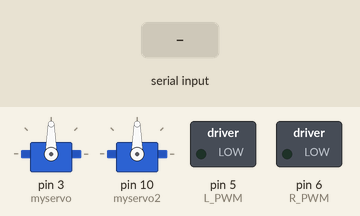
Bench run of a sketch on a simulated Arduino Uno, built with avr-gcc and run on an emulated ATmega328P. Parts: 2 × servo, switched loads named in the sketch (green lamp = pin HIGH). The inputs (shaded band) are chosen by the test bench.

Above: at 1.2 s.
1.3 s: "90,45\n" received over Serial
At 1.7 s:
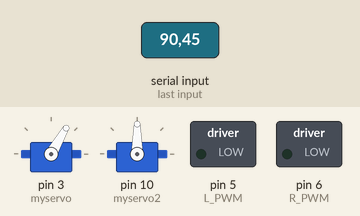
2.8 s: "30,150\n" received over Serial
At 4.0 s:
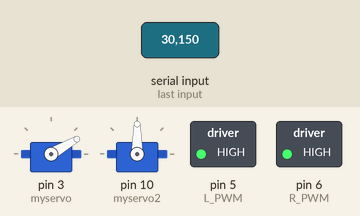
4.3 s: "4\n" received over Serial
At 5.1 s:
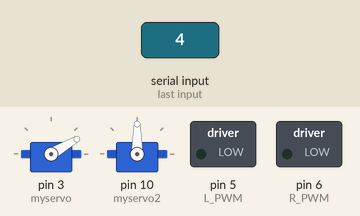
5.8 s: "0\n" received over Serial
At 6.2 s:
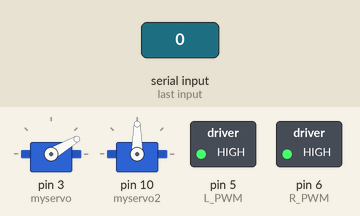
Timing chart, 0 to 8.3 s (numbered marks = the images above; inputs shaded):
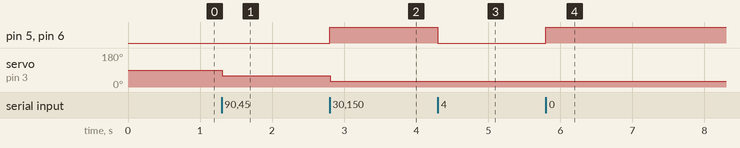

The sketch:

motorcontrol.ino
```cpp
// H-Bridge motor driver pins
#define    L_CTRL1   2
#define    L_CTRL2   4
#define    L_PWM     5

#define    R_CTRL1   7
#define    R_CTRL2   8
#define    R_PWM     6

#include <Servo.h>

Servo myservo;
Servo myservo2;  // create servo object to control a servo

const int trigPin = A5;
const int echoPin = A4;

long duration;
int distance;

int inc = 90;
int inc2 = 90;


void setup() {
  myservo.attach(3);
  myservo2.attach(10);

  Serial.begin(9600);

  myservo.write(inc);
  myservo2.write(inc2);

  pinMode(trigPin, OUTPUT);
  pinMode(echoPin, INPUT);
}

void leftMotor(int motorPower)
{
    motorPower = constrain(motorPower, -255, 255);   // constrain motorPower to -255 to +255
    if(motorPower >= 0)
    {
        // spin CW
        digitalWrite(L_CTRL1, HIGH);
        digitalWrite(L_CTRL2, LOW);
        analogWrite(L_PWM, abs(motorPower));
    }
    else
    {
        // spin CCW
        digitalWrite(L_CTRL1, LOW);
        digitalWrite(L_CTRL2, HIGH);
        analogWrite(L_PWM, abs(motorPower));
    }
}

/*******************************************************************************/
void leftBrake()
{
    // setting both controls HIGH, shorts the motor out -- causing it to self brake.
    digitalWrite(L_CTRL1, HIGH);
    digitalWrite(L_CTRL2, HIGH);
    analogWrite(L_PWM, 0);
}
/*******************************************************************************/
void rightMotor(int motorPower)
{
    motorPower = constrain(motorPower, -255, 255);   // constrain motorPower to -255 to +255
    if(motorPower >= 0)
    {
        // spin CW
        digitalWrite(R_CTRL1, HIGH);
        digitalWrite(R_CTRL2, LOW);
        analogWrite(R_PWM, abs(motorPower));
    }
    else
    {
        // spin CCW
        digitalWrite(R_CTRL1, LOW);
        digitalWrite(R_CTRL2, HIGH);
        analogWrite(R_PWM, abs(motorPower));
    }
}

/*******************************************************************************/
void rightBrake()
{
    // setting both controls HIGH, shorts the motor out -- causing it to self brake.
    digitalWrite(L_CTRL1, HIGH);
    digitalWrite(L_CTRL2, HIGH);
    analogWrite(R_PWM, 0);
}

int get_distance()
{
  digitalWrite(trigPin, LOW);
  delayMicroseconds(2);

  digitalWrite(trigPin, HIGH);
  delayMicroseconds(10);
  digitalWrite(trigPin, LOW);

  duration = pulseIn(echoPin, HIGH);
  distance = duration*0.034/2;
  return distance;
}


void loop() {
  if (Serial.available()>0){
    int val = Serial.read() - '0';
    if (val==0) {
      leftMotor(255);
      rightMotor(-255);
    }
    if (val==1) {
      leftMotor(-255);
      rightMotor(255);
    }
    if (val==2) {
      leftMotor(255);
      rightMotor(255);
    }
    if (val==3) {
      leftMotor(-255);
      rightMotor(-255);
    }
    if (val==4) {
      leftBrake();
      rightBrake();
    }
    if (val == 5) {
      if (inc>30) {
        inc = inc - 30;
        myservo.write(inc);                  // sets the servo position left
        delay(15);
      }
    }
    if (val == 6) {
      if (inc<150) {
        inc = inc + 30;
        myservo.write(inc);                  // sets the servo position left
        delay(15);
      }
    }
    if (val == 7) {
      if (inc2>30) {
        inc2 = inc2 - 30;
        myservo2.write(inc2);                  // sets the servo position left
        delay(15);
      }
    }
    if (val == 8) {
      if (inc2<150) {
        inc2 = inc2 + 30;
        myservo2.write(inc2);                  // sets the servo position left
        delay(15);
      }
    }
  }
}
```

Measured:
- after the input at 1.3 s, servo on pin 3 (myservo): 90° → 60° at once
- after the input at 2.8 s, pin 5 (L_PWM), pin 6 (R_PWM): LOW → HIGH at once; servo on pin 3 (myservo): 60° → 30° at once
- after the input at 4.3 s, pin 5 (L_PWM), pin 6 (R_PWM): HIGH → LOW at once
- after the input at 5.8 s, pin 5 (L_PWM), pin 6 (R_PWM): LOW → HIGH at once
